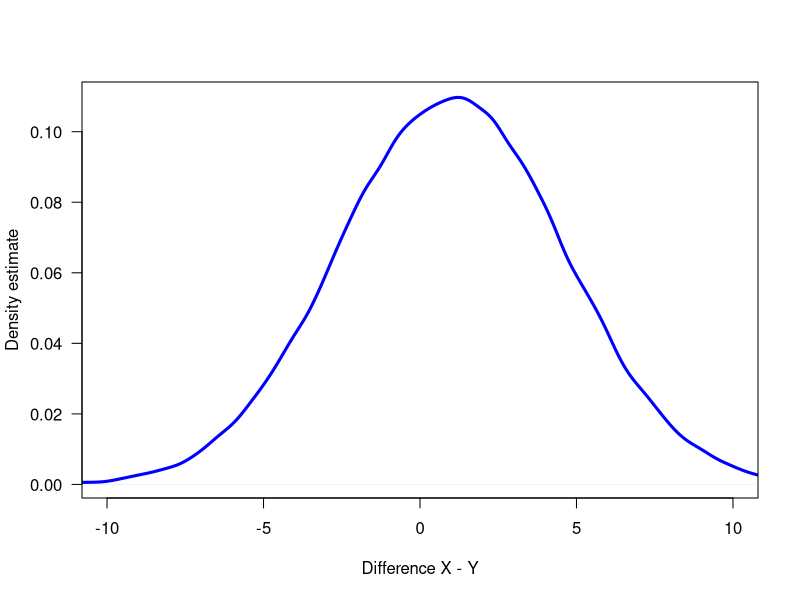

The R script that drew this image:
print('file: SolutionNormalRNdiffDensity.R')
# difference of two samples from normal distributions follow a normal distribution
#     My guess: mu_diff = mu1-mu2; sigma^2_diff = sigma1^2 + sigma2^2
#     Method: Monte Carlo
M = 1e5   # number of Monte Carlo runs
mu1 = 2; mu2 = 1; sigma1 = 2; sigma2 = 3;
set.seed(1953) # set seed for random number generators
d = rnorm(M,mu1,sigma1) - rnorm(M,mu2,sigma2)
# png('diffNormalDens160818.png',width=16,height=12,units='cm',res=300)
plot(density(d,from=-11,to=11),type='l',lwd=3,col='blue',main='',
       xlab='Difference X - Y',ylab='Density estimate',las=1,xlim=c(-10,10))
# dev.off()
# ---------------------------------------------------------------------------
mudguess = mu1-mu2; print(c(mudguess,'mean difference (guess)'))          # 1
mudEst = mean(d); print(c(round(mudEst,4),'mean difference (estimated)')) # 0.9988381 for M=100000
vardguess = sigma1^2+sigma2^2; print(c(vardguess,'variance of difference (guess)'))   # 13 
vardEst = var(d); print(c(round(vardEst,4),'variance of difference (estimated)'))     # 13.0487
